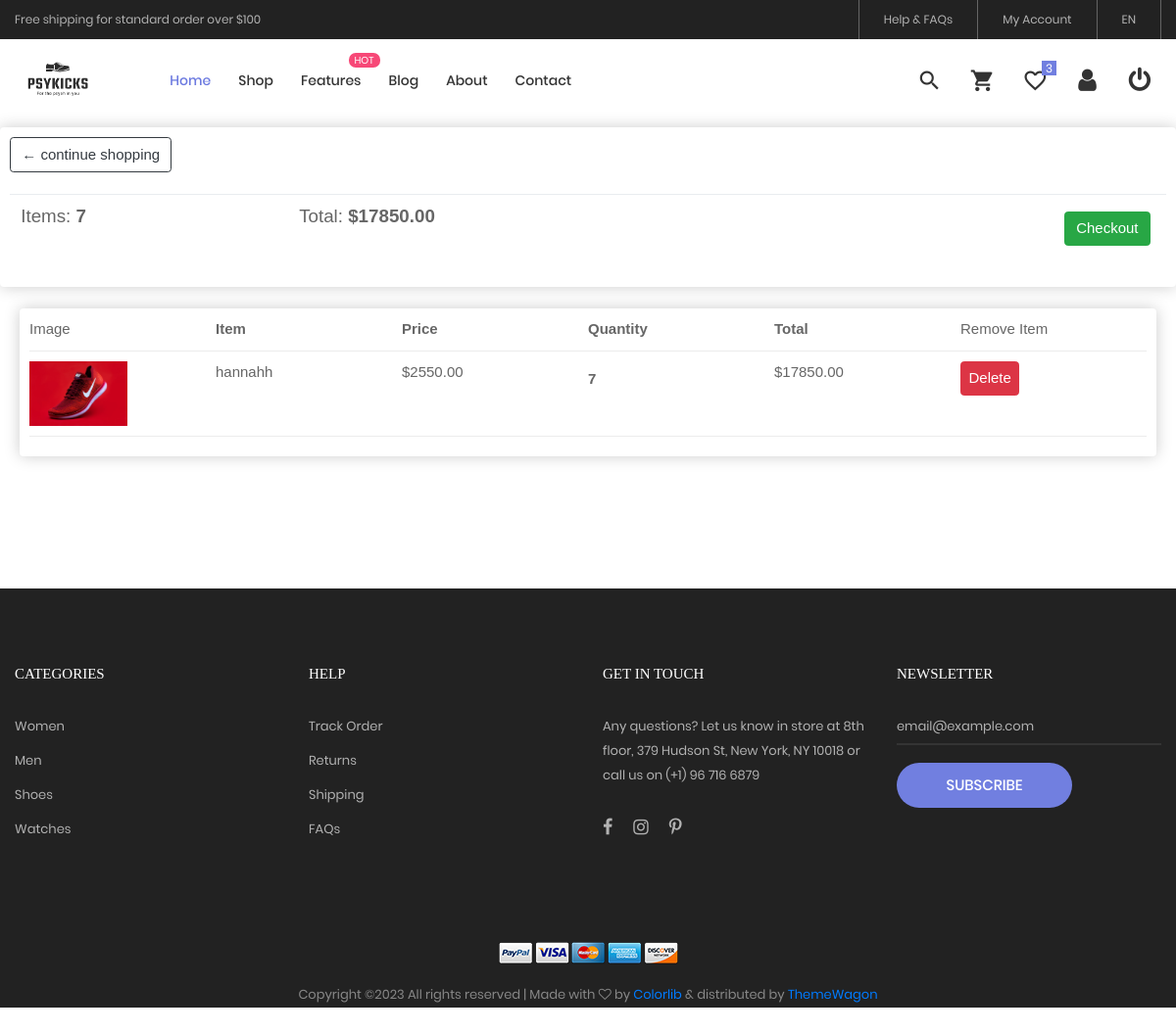
Before: /usercart/ (signed in) with the older database file.
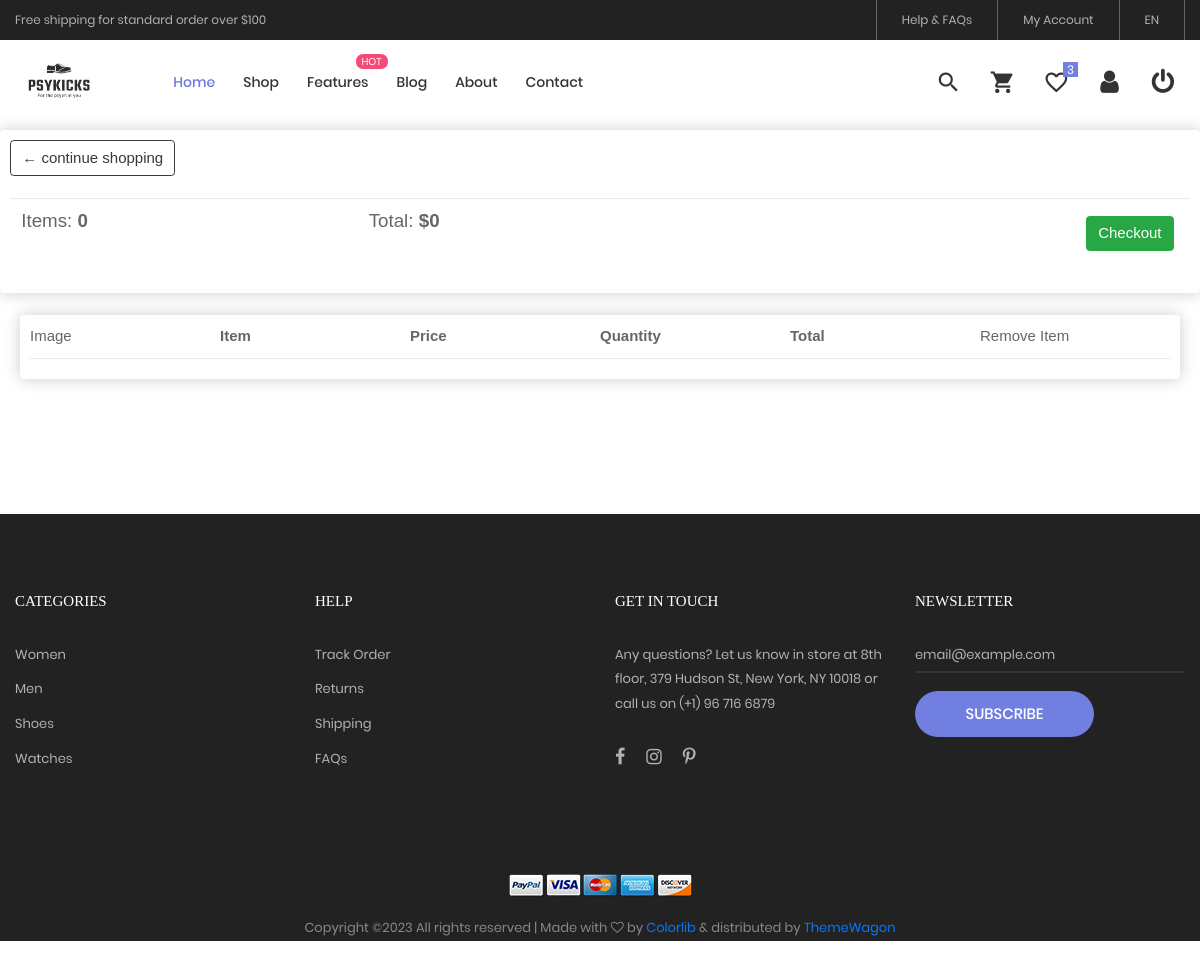
After: the same page with the newer database file.
### myapp/models.py (models this page shows, shortened)
class Cart(models.Model):
    user = models.ForeignKey(customer, on_delete=models.CASCADE)
    variant= models.ForeignKey(Productvariant,on_delete=models.CASCADE)
    quantity = models.PositiveIntegerField()
    total = models.DecimalField(max_digits=10, decimal_places=2)
    coupon = models.ForeignKey(Coupon,on_delete=models.SET_NULL,null=True, blank=True)

class Productvariant(models.Model):
    product = models.ForeignKey(Products, on_delete=models.CASCADE,null=True, blank=True, default=None)
    color = models.ManyToManyField(Color)
    size = models.ManyToManyField(Size)
    price = models.DecimalField(max_digits=10, decimal_places=2)
    stock = models.IntegerField()
    description = models.TextField(blank=True)

class Products(models.Model):
    name = models.CharField(max_length=200, unique=True)
    category = models.ForeignKey(Category, on_delete=models.CASCADE)
    brand = models.ForeignKey(Brand, on_delete=models.CASCADE, default=None, null=True)
    digital = models.BooleanField(default=False)

class ProductImage(models.Model):
    product = models.ForeignKey(Products, on_delete=models.CASCADE,null=True, blank=True, related_name='images', default=None)
    image = models.ImageField(upload_to='products/', null=True, blank=True)

### myapp/views.py (the view)
# urls.py: path("usercart/",views.usercart,name="usercart"),
def usercart(request):
    if "username" in request.session:
        username = request.session["username"]
        user = customer.objects.get(username=username)
        cartobj = Cart.objects.filter(user=user)
        wishlist_items = Wishlist.objects.filter(customer=user)
        count = wishlist_items.count()
        quantsum=0
        total_price=0
        for item in cartobj:
            quantsum+=item.quantity
            total_price += item.total
        datas = {
            'cartobj': cartobj,
             "total_price":total_price,
            "quantsum":quantsum,
            'count':count
        }
        return render(request, "myapp/usercart.html", datas)
    else:
        return render(request, "myapp/userindex.html")

### myapp/templates/myapp/usercart.html (shortened to what this page needs)
{% extends 'myapp/userindex.html' %}
{% load static %}
{% block content %}
<div class="row">
    <div class="col-lg-12">
        <div class="box-element">
            <a class="btn btn-outline-dark" href="{% url 'userproduct' %}">&#x2190; continue shopping</a>
            <br>
            <br>
            <table class="table">
                <tr>
                    <th><h5>Items: <strong>{{quantsum}}</strong></h5></th>
                    <th><h5>Total: <strong>${{ total_price }}</strong></h5></th>
                    <th>
                        <a style="float:right; margin:5px" class="btn btn-success" href="{% url 'usercheckout' %}">Checkout</a>
                    </th>
                </tr>
            </table>
        </div>
        <br>
        <div class="box-element" style="margin-left: 20px; margin-right: 20px">
            <div class="cart-row">
                <div style="flex:1">Image</div>
                <div style="flex:1"><strong>Item</strong></div>
                <div style="flex:1"><strong>Price</strong></div>
                <div style="flex:1"><strong>Quantity</strong></div>
                <div style="flex:1"><strong>Total</strong></div>
                <div style="flex:1">Remove Item</div>
            </div>
            {% for item in cartobj %}
            <div class="cart-row">
                <div style="flex:1"><img class="row-image" src="{{ item.variant.product.images.first.image.url }}"></div>
                <div style="flex:1">{{ item.variant.product.name }}</div>
                <div style="flex:1">${{ item.variant.price }}</div>
                <div style="flex:1; display: flex;">
                    <form action="" method="POST">
                        <span class="quantity" style="margin-top: 7px;">{{ item.quantity }}</span>
                    </form>
                </div>
                <div style="flex:1">${{ item.total }}</div>
                <div style="flex:1">
                    <a href="{% url 'removecartitem' item.id %}" onclick="return confirmDelete();">
                        <button class="btn edit-btn btn-danger p-2">Delete</button>
                    </a>
                </div>
            </div>
        {% endfor %}
        </div>
    </div>
</div>
{% endblock %}

### myapp/templates/myapp/userindex.html (shortened to what this page needs)
<!DOCTYPE html>
{% load static %}
<html lang="en">
<head>
	<link rel="stylesheet" type="text/css" href="{% static 'myapp/vendor/bootstrap/css/bootstrap.min.css' %}">
	<link rel="stylesheet" type="text/css" href="{% static 'myapp/fonts/font-awesome-4.7.0/css/font-awesome.min.css' %}">
	<link rel="stylesheet" type="text/css" href="{% static 'myapp/fonts/iconic/css/material-design-iconic-font.min.css' %}">
	<link rel="stylesheet" type="text/css" href="{% static 'myapp/fonts/linearicons-v1.0.0/icon-font.min.css' %}">
	<link rel="stylesheet" type="text/css" href="{% static 'myapp/vendor/animate/animate.css' %}">
	<link rel="stylesheet" type="text/css" href="{% static 'myapp/vendor/css-hamburgers/hamburgers.min.css' %}">
	<link rel="stylesheet" type="text/css" href="{% static 'myapp/vendor/animsition/css/animsition.min.css' %}">
	<link rel="stylesheet" type="text/css" href="{% static 'myapp/vendor/select2/select2.min.css' %}">
	<link rel="stylesheet" type="text/css" href="{% static 'myapp/vendor/daterangepicker/daterangepicker.css' %}">
	<link rel="stylesheet" type="text/css" href="{% static 'myapp/vendor/slick/slick.css' %}">
	<link rel="stylesheet" type="text/css" href="{% static 'myapp/vendor/MagnificPopup/magnific-popup.css' %}">
	<link rel="stylesheet" type="text/css" href="{% static 'myapp/vendor/perfect-scrollbar/perfect-scrollbar.css' %}">
	<link rel="stylesheet" type="text/css" href="{% static 'myapp/css/util.css' %}">
	<link rel="stylesheet" type="text/css" href="{% static 'myapp/css/main.css' %}">
	<link rel="stylesheet" type="text/css" href="{% static 'myapp/magiczoom/magiczoom.css' %}">
</head>
<body class="animsition">
	<header>
		<div class="container-menu-desktop">
			<div class="top-bar">
				<div class="content-topbar flex-sb-m h-full container">
					<div class="left-top-bar">
						Free shipping for standard order over $100
					</div>
					<div class="right-top-bar flex-w h-full">
						<a href="#" class="flex-c-m trans-04 p-lr-25">
							Help & FAQs
						</a>
						<a href="#" class="flex-c-m trans-04 p-lr-25">
							My Account
						</a>
						<a href="#" class="flex-c-m trans-04 p-lr-25">
							EN
						</a>
					</div>
				</div>
			</div>
			<div class="wrap-menu-desktop">
				<nav class="limiter-menu-desktop container">
					<a href="#" class="logo">
						<img src="{% static 'myapp/images/kicks_logo.png' %}" alt="IMG-LOGO" >
					</a>
					<div class="menu-desktop">
						<ul class="main-menu">
							<li class="active-menu">
								<a href="{% url 'userindex' %}">Home</a>
							</li>
							<li>
								<a href={% url 'userproduct' %}>Shop</a>
							</li>
							<li class="label1" data-label1="hot">
								<a href="shoping-cart.html">Features</a>
							</li>
							<li>
								<a href={% url 'blog' %}>Blog</a>
							</li>
							<li>
								<a href={% url 'about' %}>About</a>
							</li>
							<li>
								<a href={% url 'contact' %}>Contact</a>
							</li>
						</ul>
					</div>
					<div class="wrap-icon-header flex-w flex-r-m">
						<div class="icon-header-item cl2 hov-cl1 trans-04 p-l-22 p-r-11 js-show-modal-search">
							<i class="zmdi zmdi-search"></i>
						</div>
						<a href={% url 'usercart' %} class="icon-header-item cl2 hov-cl1 trans-04 p-l-22 p-r-11 " >
							<i class="zmdi zmdi-shopping-cart"></i>
						</a>
						<a href={% url 'wishlist' %} class="dis-block icon-header-item cl2 hov-cl1 trans-04 p-l-22 p-r-11 icon-header-noti" data-notify="{{count}}">
							<i class="zmdi zmdi-favorite-outline"></i>
						</a>
						<a href={% url 'userprofile' %} class="dis-block icon-header-item cl2 hov-cl1 trans-04 p-l-22 p-r-11 " >
							<i class="fa fa-user" aria-hidden="true"></i>
						</a>
						<a href={% url 'signout' %} class="dis-block icon-header-item cl2 hov-cl1 trans-04 p-l-22 p-r-11 " >
							<i class="fa fa-power-off" aria-hidden="true"></i>
						</a>
					</div>
				</nav>
			</div>
		</div>
	</header>
	{% block content %}{% endblock content %}
	<footer class="bg3 p-t-75 ">
		<div class="container">
			<div class="row">
				<div class="col-sm-6 col-lg-3 p-b-50">
					<h4 class="stext-301 cl0 p-b-30">
						Categories
					</h4>
					<ul>
						<li class="p-b-10">
							<a href="#" class="stext-107 cl7 hov-cl1 trans-04">
								Women
							</a>
						</li>
						<li class="p-b-10">
							<a href="#" class="stext-107 cl7 hov-cl1 trans-04">
								Men
							</a>
						</li>
						<li class="p-b-10">
							<a href="#" class="stext-107 cl7 hov-cl1 trans-04">
								Shoes
							</a>
						</li>
						<li class="p-b-10">
							<a href="#" class="stext-107 cl7 hov-cl1 trans-04">
								Watches
							</a>
						</li>
					</ul>
				</div>
				<div class="col-sm-6 col-lg-3 p-b-50">
					<h4 class="stext-301 cl0 p-b-30">
						Help
					</h4>
					<ul>
						<li class="p-b-10">
							<a href="#" class="stext-107 cl7 hov-cl1 trans-04">
								Track Order
							</a>
						</li>
						<li class="p-b-10">
							<a href="#" class="stext-107 cl7 hov-cl1 trans-04">
								Returns
							</a>
						</li>
						<li class="p-b-10">
							<a href="#" class="stext-107 cl7 hov-cl1 trans-04">
								Shipping
							</a>
						</li>
						<li class="p-b-10">
							<a href="#" class="stext-107 cl7 hov-cl1 trans-04">
								FAQs
							</a>
						</li>
					</ul>
				</div>
				<div class="col-sm-6 col-lg-3 p-b-50">
					<h4 class="stext-301 cl0 p-b-30">
						GET IN TOUCH
					</h4>
					<p class="stext-107 cl7 size-201">
						Any questions? Let us know in store at 8th floor, 379 Hudson St, New York, NY 10018 or call us on (+1) 96 716 6879
					</p>
					<div class="p-t-27">
						<a href="#" class="fs-18 cl7 hov-cl1 trans-04 m-r-16">
							<i class="fa fa-facebook"></i>
						</a>
						<a href="#" class="fs-18 cl7 hov-cl1 trans-04 m-r-16">
							<i class="fa fa-instagram"></i>
						</a>
						<a href="#" class="fs-18 cl7 hov-cl1 trans-04 m-r-16">
							<i class="fa fa-pinterest-p"></i>
						</a>
					</div>
				</div>
				<div class="col-sm-6 col-lg-3 p-b-50">
					<h4 class="stext-301 cl0 p-b-30">
						Newsletter
					</h4>
					<form>
						<div class="wrap-input1 w-full p-b-4">
							<input class="input1 bg-none plh1 stext-107 cl7" type="text" name="email" placeholder="email@example.com">
						</div>
						<div class="p-t-18">
							<button class="flex-c-m stext-101 cl0 size-103 bg1 bor1 hov-btn2 p-lr-15 trans-04">
								Subscribe
							</button>
						</div>
					</form>
				</div>
			</div>
			<div class="p-t-40">
				<div class="flex-c-m flex-w p-b-18">
					<a href="#" class="m-all-1">
						<img src="{% static 'myapp/images/icons/icon-pay-01.png' %}" alt="ICON-PAY">
					</a>
					<a href="#" class="m-all-1">
						<img src="{% static 'myapp/images/icons/icon-pay-02.png' %}" alt="ICON-PAY">
					</a>
					<a href="#" class="m-all-1">
						<img src="{% static 'myapp/images/icons/icon-pay-03.png' %}" alt="ICON-PAY">
					</a>
					<a href="#" class="m-all-1">
						<img src="{% static 'myapp/images/icons/icon-pay-04.png' %}" alt="ICON-PAY">
					</a>
					<a href="#" class="m-all-1">
						<img src="{% static 'myapp/images/icons/icon-pay-05.png' %}" alt="ICON-PAY">
					</a>
				</div>
				<p class="stext-107 cl6 txt-center">
Copyright &copy;<script>document.write(new Date().getFullYear());</script> All rights reserved | Made with <i class="fa fa-heart-o" aria-hidden="true"></i> by <a href="https://colorlib.com" target="_blank">Colorlib</a> &amp; distributed by <a href="https://themewagon.com" target="_blank">ThemeWagon</a>
				</p>
			</div>
		</div>
	</footer>
</body>
</html>

### myapp/static/myapp/css/main.css (style rules this page uses)
.container { max-width: 1380px; }
@media (max-width: 1600px) { .container { max-width: 1200px; } }
.container-menu-desktop { height: auto; width: 100%; position: relative; -webkit-transition: all 0.3s; -o-transition: all 0.3s; -moz-transition: all 0.3s; transition: all 0.3s; }
.top-bar { height: 40px; background-color: #222; }
.left-top-bar { font-family: Poppins-Regular; font-size: 12px; line-height: 1.8; color: #b2b2b2; }
.right-top-bar a { font-family: Poppins-Regular; font-size: 12px; line-height: 1.8; height: 100%; color: #b2b2b2; border-right: 1px solid rgba(255,255,255,0.3); }
.right-top-bar a:first-child { border-left: 1px solid rgba(255,255,255,0.3); }
.wrap-menu-desktop { position: fixed; z-index: 1100; background-color: transparent; width: 100%; height: 84px; top: 40px; left: 0px; -webkit-transition: height 0.3s, background-color 0.3s; -o-transition: height 0.3s, background-color 0.3s; -moz-transition: height 0.3s, background-color 0.3s; transition: height 0.3s, background-color 0.3s; }
.limiter-menu-desktop { height: 100%; display: -webkit-box; display: -webkit-flex; display: -moz-box; display: -ms-flexbox; display: flex; align-items: center; background-color: transparent; }
.logo { display: -webkit-box; display: -webkit-flex; display: -moz-box; display: -ms-flexbox; display: flex; align-items: center; height: 65%; margin-right: 55px; }
.logo img { max-width: 100%; max-height: 100%; }
.menu-desktop { display: -webkit-box; display: -webkit-flex; display: -moz-box; display: -ms-flexbox; display: flex; align-items: center; height: 100%; }
.main-menu { list-style-type: none; margin: 0; display: -webkit-box; display: -webkit-flex; display: -moz-box; display: -ms-flexbox; display: flex; align-items: center; }
.main-menu > li { display: block; position: relative; padding: 20px 10px 20px 0px; margin: 0px 4px 0px 14px; }
.main-menu > li > a { font-family: Poppins-Medium; font-size: 14px; color: #333; padding: 5px 0px; transition: all 0.4s; -webkit-transition: all 0.4s; -o-transition: all 0.4s; -moz-transition: all 0.4s; }
.wrap-icon-header { flex-grow: 1; }
.icon-header-item { position: relative; font-size: 26px; line-height: 1; cursor: pointer; }
.icon-header-noti::after { content: attr(data-notify); font-family: Poppins-Regular; font-size: 12px; color: #fff; line-height: 15px; text-align: center; display: block; position: absolute; top: -7px; right: 0; min-width: 15px; height: 15px; padding: 0 3px; background-color: #717fe0; }
.main-menu > li.active-menu > a { color: #6c7ae0; }
.cl0 { color: #fff; }
.cl2 { color: #333; }
.cl6 { color: #888; }
.cl7 { color: #b2b2b2; }
.stext-101 { font-family: Poppins-Medium; font-size: 15px; line-height: 1.466667; text-transform: uppercase; }
.stext-107 { font-family: Poppins-Regular; font-size: 13px; line-height: 1.923; }
.stext-301 { font-family: Montserrat-Bold; font-size: 15px; line-height: 1.6; text-transform: uppercase; }
.size-103 { min-width: 179px; height: 46px; }
.size-201 { max-width: 270px; }
.bg-none { background-color: transparent; }
.bg1 { background-color: #717fe0; }
.bg3 { background-color: #222; }
.bor1 { border-radius: 23px; }
.label1 { position: relative; }
.label1::after { content: attr(data-label1); font-family: Poppins-Regular; font-size: 10px; line-height: 15px; color: #fff; text-transform: uppercase; text-align: center; display: block; position: absolute; top: 3px; right: -9px; height: 15px; min-width: 32px; border-radius: 7px; padding: 0 4px; background-color: #f74877; }
.wrap-input1 { position: relative; border-bottom: 2px solid rgba(204,204,204, 0.1); }
.input1 { background-color: transparent; width: 100%; }
.box-element { box-shadow:hsl(0, 0%, 80%) 0 0 16px; background-color: #fff; border-radius: 4px; padding: 10px; }
.cart-row { display:flex; align-items: stretch; padding-bottom: 10px; margin-bottom: 10px; border-bottom: 1px solid #ececec; }

Changed rows visible on the page:
removed Cart: variant.product.images.first.image (picture), variant.product.name "hannahh", variant.price "2550.00", quantity "7", total "17850.00"
Other visible differences:
{{ quantsum }}: "7" → "0"
{{ total_price }}: "17850.00" → "0"
